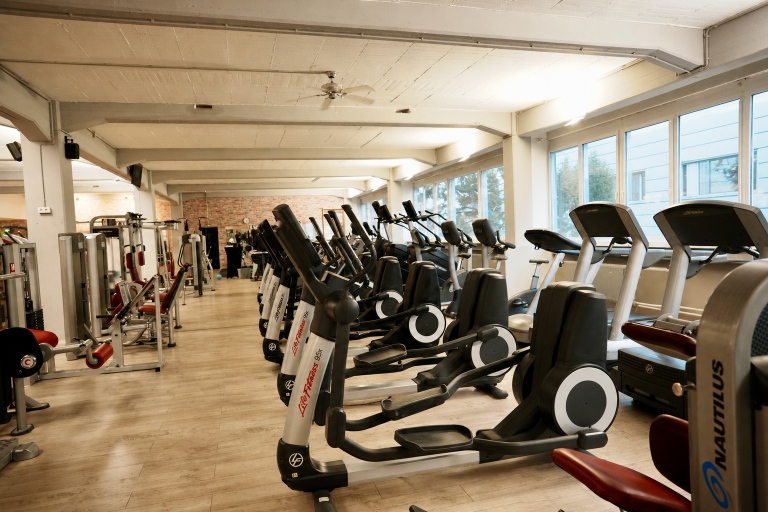
#> input picture F9 fotos/Cardio-neu.png, 1536 x 1024 px (shown at 1/2 size)
$ python grade.py
#> lines starting #> are read from the running program, lines starting #| are printed output that depends on the picture
#!/usr/bin/env python3
"""
Bildbearbeitung für die Website des Fitness Park Offenbach.

Die Originalaufnahmen haben einen kräftigen Gelbstich und wenig Tiefe.
Diese Routine bringt sie auf den Stil der Website: neutrale Weißtöne,
klare Schwärzen, zurückgenommene Nebenfarben — und ein Rot, das stehen
bleibt, weil es die Markenfarbe ist.

Aufruf:  python3 tools/grade.py
"""

import os
import glob
import unicodedata
from PIL import Image, ImageEnhance, ImageFilter, ImageChops

QUELLE = "f9 Fotos"
ZIEL = "assets/img/fotos"

# Ausgabebreiten je Verwendung
BREITEN = {
    "hero": [1800, 1200, 800],
    "streifen": [900, 600],
}


# ---------------------------------------------------------------- Weißabgleich
def kuehlen(im, rot=0.975, gruen=0.995, blau=1.055):
    """Nimmt den Gelbstich zurück, ohne die Rottöne auszubluten."""
    r, g, b = im.split()
    r = r.point(lambda v: min(255, int(v * rot)))
    g = g.point(lambda v: min(255, int(v * gruen)))
    b = b.point(lambda v: min(255, int(v * blau)))
    return Image.merge("RGB", (r, g, b))


# ------------------------------------------------------------------- Tonwerte
def s_kurve(im, staerke=0.07, schwarzpunkt=1, lift=0.10, gamma=0.90):
    """
    Sehr zurückhaltende Kontrastkurve mit deutlicher Aufhellung.

    Die Studioaufnahmen sollen freundlich und offen wirken, nicht
    dramatisch. Deshalb wenig S-Kurve, dafür ein Gamma unter 1 (hebt die
    Mitteltöne) und ein leichter Lift, der die Tiefen aufmacht.
    """
    lut = []
    for v in range(256):
        x = max(0.0, (v - schwarzpunkt) / (255.0 - schwarzpunkt))
        s = x * x * (3 - 2 * x)
        y = x + (s - x) * staerke
        y = y ** gamma                 # Mitteltöne anheben
        y = lift / 255.0 + y * (1 - lift / 255.0)
        lut.append(max(0, min(255, int(y * 255))))
    return im.point(lut * 3)


# ------------------------------------------------- Farbe: Rot halten, Rest ruhig
def hue_maske(staerke_rot=255, staerke_gruen=118, staerke_rest=186):
    """
    Nachschlagetabelle über den Farbton (0=Rot, 85=Grün, 170=Blau).
    Rot bleibt voll gesättigt, Grün und Gelb werden deutlich beruhigt —
    sonst kämpft die grüne Wand im Saunabereich gegen das Markenrot.
    """
#> called with staerke_rot = 255, staerke_gruen = 118, staerke_rest = 186
    lut = []
    for h in range(256):
        # Abstand zum Rotpunkt, zyklisch über 256
        d_rot = min(h, 256 - h)
        # Abstand zum Gelb-Grün-Bereich (Mitte etwa 55)
        d_gruen = abs(h - 58)

        if d_rot <= 14:
            v = staerke_rot
        elif d_rot <= 34:
            t = (d_rot - 14) / 20.0
            v = staerke_rot + (staerke_rest - staerke_rot) * t
        elif d_gruen <= 34:
            v = staerke_gruen
        elif d_gruen <= 60:
            t = (d_gruen - 34) / 26.0
            v = staerke_gruen + (staerke_rest - staerke_gruen) * t
        else:
            v = staerke_rest
        lut.append(int(v))
    return lut


MASKE = hue_maske()


def farbe_lenken(im):
    """Sättigung farbtonabhängig steuern."""
    hsv = im.convert("HSV")
    h, s, v = hsv.split()
    faktor = h.point(MASKE)
    s = ImageChops.multiply(s, faktor)
    return Image.merge("HSV", (h, s, v)).convert("RGB")


# ------------------------------------------------------------------ Gesamtlauf
def zuschneiden(im, box):
    """Relativer Ausschnitt (links, oben, rechts, unten) je 0…1."""
    b, h = im.size
    return im.crop((round(box[0] * b), round(box[1] * h),
                    round(box[2] * b), round(box[3] * h)))


def bearbeiten(im, ausschnitt=None):
    im = im.convert("RGB")
    if ausschnitt:
        im = zuschneiden(im, ausschnitt)
    im = kuehlen(im)
    im = s_kurve(im)
    im = farbe_lenken(im)
    im = ImageEnhance.Contrast(im).enhance(1.02)
    im = ImageEnhance.Brightness(im).enhance(1.09)
    return im


def speichern(im, basis, breiten):
    """Speichert je Breite eine WebP- und eine JPEG-Fassung."""
    ergebnis = []
    for b in breiten:
        if im.width <= b:
            k = im.copy()
        else:
            k = im.resize((b, round(im.height * b / im.width)), Image.LANCZOS)
        # Nach dem Verkleinern nachschärfen, sonst wirkt es weich
        k = k.filter(ImageFilter.UnsharpMask(radius=1.0, percent=68, threshold=3))

        webp = f"{ZIEL}/{basis}-{b}.webp"
        jpg = f"{ZIEL}/{basis}-{b}.jpg"
        k.save(webp, "WEBP", quality=80, method=6)
        k.save(jpg, "JPEG", quality=82, optimize=True, progressive=True)
        ergebnis.append((b, k.size, os.path.getsize(webp), os.path.getsize(jpg)))
    return ergebnis


# Zuordnung Datei → Name auf der Website → Verwendungen
# Alle Fotos laufen im Bildstreifen; die Trainingsfläche zusätzlich im Hero.
# Dritter Eintrag: relativer Ausschnitt für hochkante Aufnahmen.
# Der Kursraum ist im Hochformat fotografiert — der Ausschnitt legt sich
# auf Spiegelwand und Fensterfront, der leere Boden darunter fällt weg.
PLAN = {
    "Kursraum.jpg":            ("kursraum",     ["streifen"], (0.0, 0.22, 1.0, 0.72)),
    "trainingsfläche 1..JPG":  ("kraftbereich", ["streifen"]),
    "Cardio-neu.png":          ("cardio",       ["streifen"]),
    "Milon zirkel.JPG":        ("milon",        ["streifen"]),
    "Sauna Ruheraum.png":      ("sauna",        ["streifen"]),
    "Umkleide.JPG":            ("umkleide",     ["streifen"]),
    "terasse f9.png":          ("terrasse",     ["streifen"]),
}


def main():
    os.makedirs(ZIEL, exist_ok=True)
    gesamt_webp = gesamt_jpg = 0

    # macOS legt Dateinamen in zerlegter Unicode-Form ab ("a" + Trema),
    # Python-Literale sind zusammengesetzt. Ohne Normalisierung findet
    # der Vergleich alle Dateien mit Umlaut nicht.
    plan = {unicodedata.normalize("NFC", k): v for k, v in PLAN.items()}
    gefunden = set()

    for datei in sorted(glob.glob(f"{QUELLE}/*")):
        name = unicodedata.normalize("NFC", os.path.basename(datei))
        if name not in plan:
            continue
        gefunden.add(name)
        eintrag = plan[name]
        basis, verwendungen = eintrag[0], eintrag[1]
        ausschnitt = eintrag[2] if len(eintrag) > 2 else None

        im = Image.open(datei)
#> im is the input picture: PIL image 1536x1024 RGB; mean R, G, B 145.3, 128.9, 106.4
        print(f"\n{name}  ({im.width}×{im.height})  →  {basis}")
#| Cardio-neu.png  (1536×1024)  →  cardio
        im = bearbeiten(im, ausschnitt)
#> in kuehlen, `r, g, b = im.split()`:
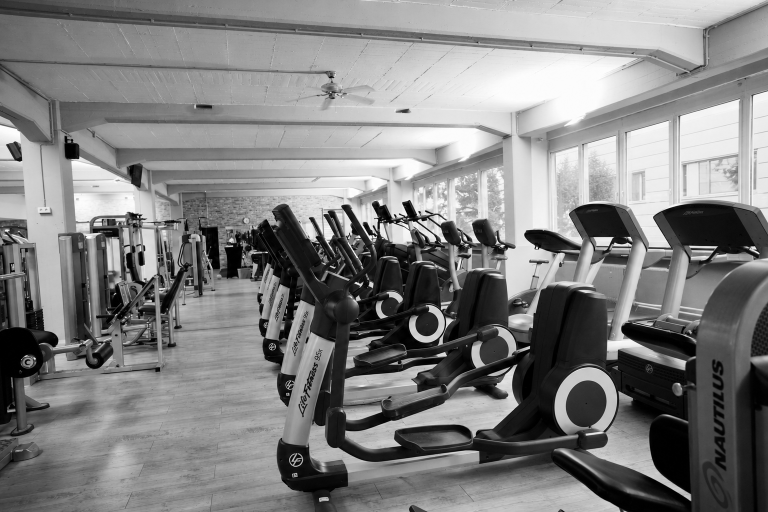
#> g: PIL image 1536x1024 L (shown at 1/2 size); min 0, max 255, mean 128.9
#> in kuehlen, `r, g, b = im.split()`:
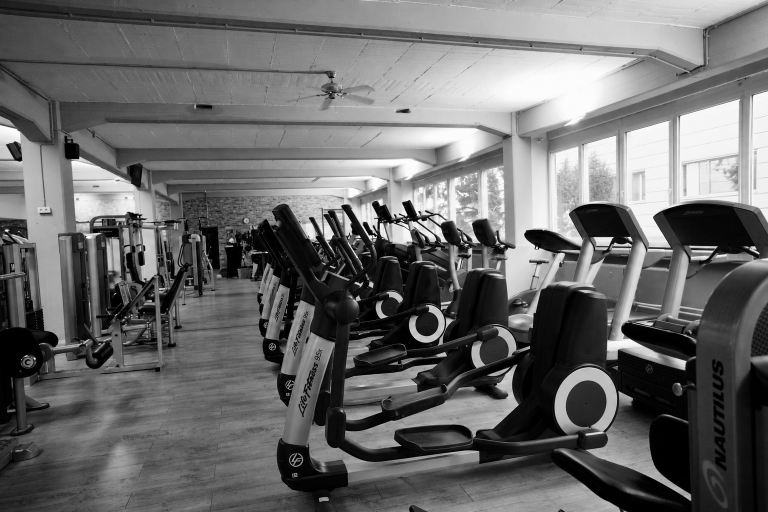
#> b: PIL image 1536x1024 L (shown at 1/2 size); min 0, max 255, mean 106.4
#> in farbe_lenken, `hsv = im.convert("HSV")`: hsv: PIL image 1536x1024 HSV; mean H, S, V 42.7, 78.3, 149.9
#> in farbe_lenken, `h, s, v = hsv.split()`:
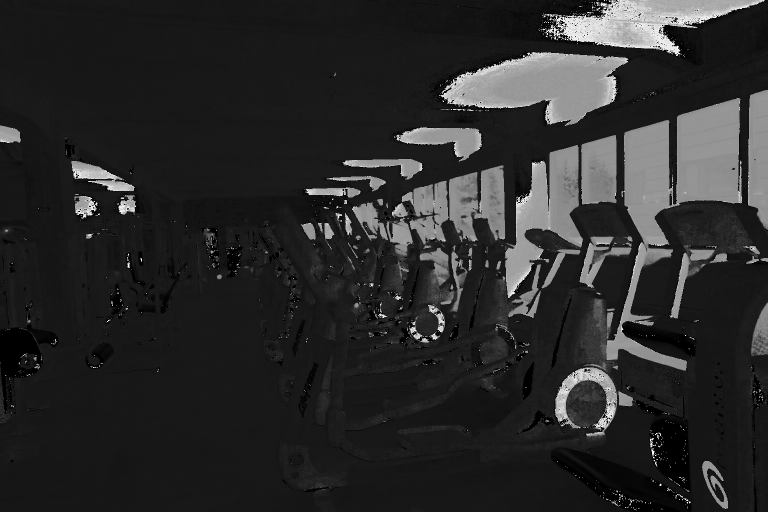
#> h: PIL image 1536x1024 L (shown at 1/2 size); min 0, max 254, mean 42.7
#> in farbe_lenken, `h, s, v = hsv.split()`:
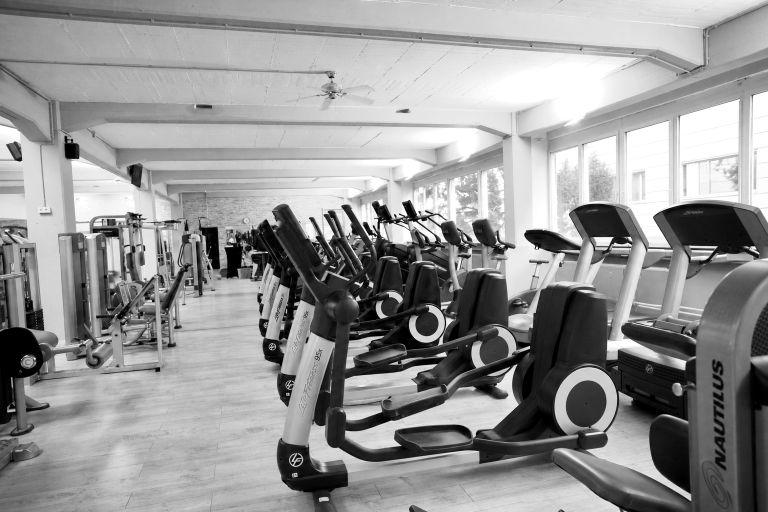
#> v: PIL image 1536x1024 L (shown at 1/2 size); min 0, max 255, mean 149.9
#> in farbe_lenken, `faktor = h.point(MASKE)`:
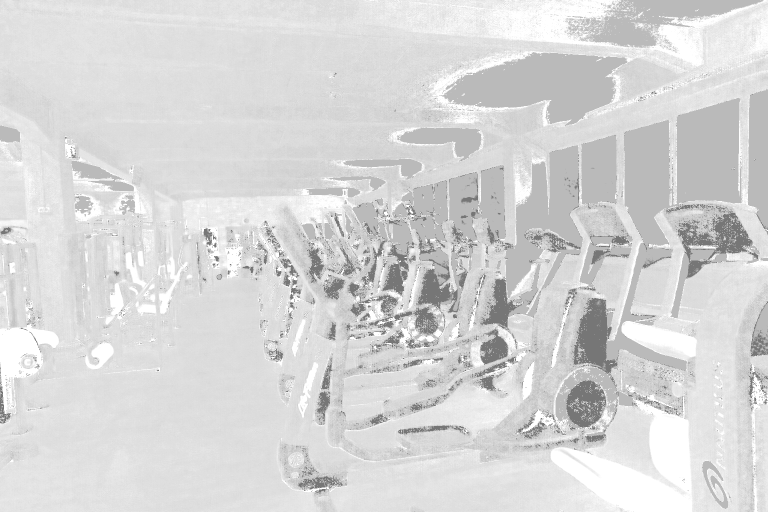
#> faktor: PIL image 1536x1024 L (shown at 1/2 size); min 118, max 255, mean 214.7
#> in farbe_lenken, `s = ImageChops.multiply(s, faktor)`:
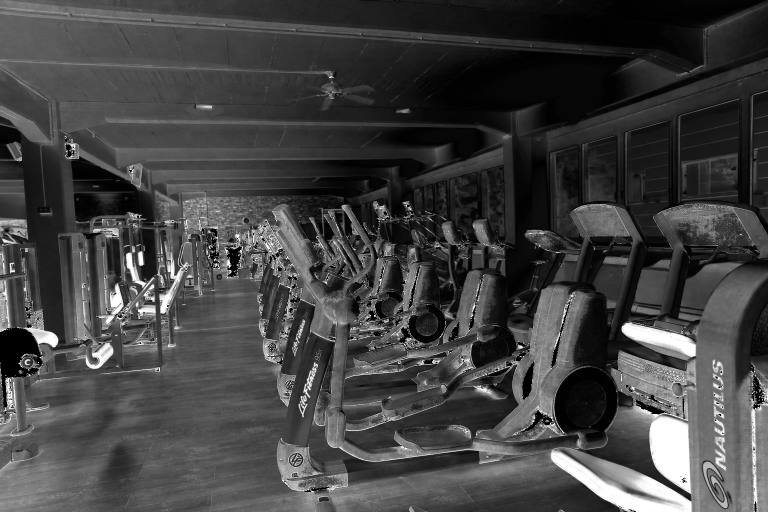
#> s: PIL image 1536x1024 L (shown at 1/2 size); min 0, max 255, mean 66.4

        breiten = sorted({b for v in verwendungen for b in BREITEN[v]}, reverse=True)
        for b, groesse, w, j in speichern(im, basis, breiten):
#> in speichern, `k.save(webp, "WEBP", quality=80, method=6)`:
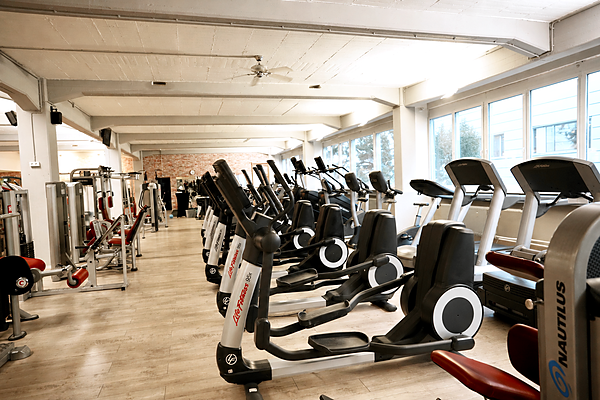
#> saved as cardio-600.webp: PIL image 600x400 RGB; mean R, G, B 160, 146.1, 130
            print(f"   {groesse[0]:>5}×{groesse[1]:<5}  webp {w//1024:>4} KB   jpg {j//1024:>4} KB")
            gesamt_webp += w
            gesamt_jpg += j
#> this loop made 2 passes
#|      900×600    webp   88 KB   jpg  124 KB
#|      600×400    webp   48 KB   jpg   64 KB
#> after the loop, gesamt_jpg = 193667; gesamt_webp = 141156
#> pass 2 of the loop in main, `for datei in sorted(glob.glob(f"{QUELLE}/*")):`:
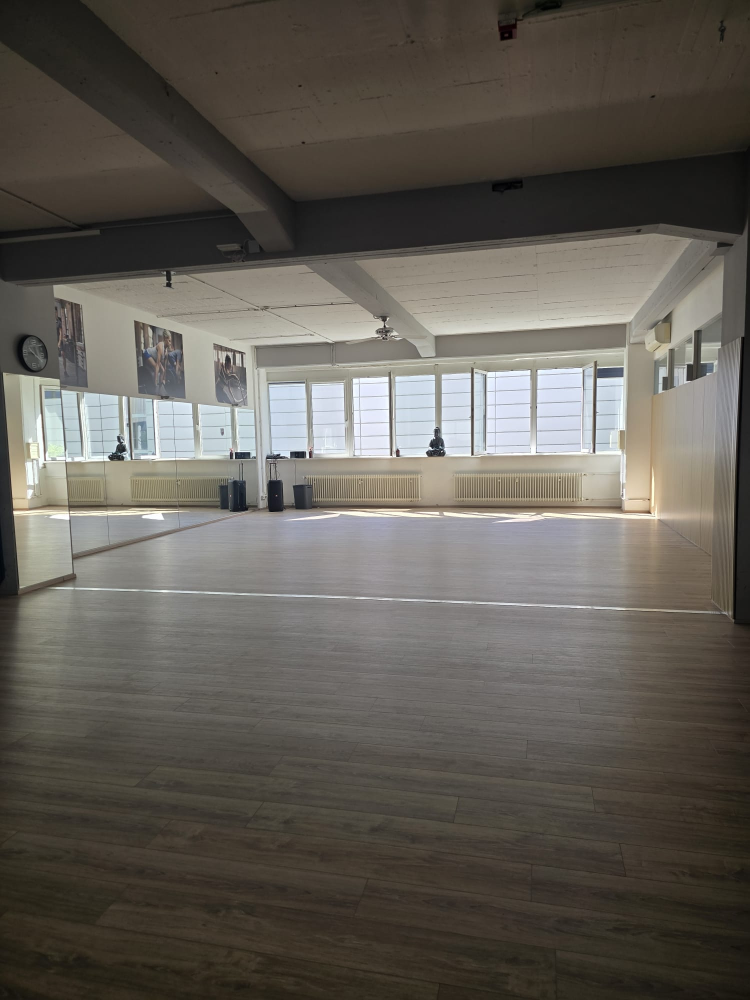
#> input picture F9 fotos/Kursraum.jpg, 1500 x 2000 px (shown at 1/2 size)
#> in main, im is the input picture: PIL image 1500x2000 RGB; mean R, G, B 97.9, 93.4, 86.2
#| Kursraum.jpg  (1500×2000)  →  kursraum
#> hsv: PIL image 1500x1000 HSV; mean H, S, V 101.5, 18.9, 143.9
#> v: PIL image 1500x1000 L
#> faktor: PIL image 1500x1000 L
#> in farbe_lenken (call 2), `return Image.merge("HSV", (h, s, v)).convert("RGB")`:
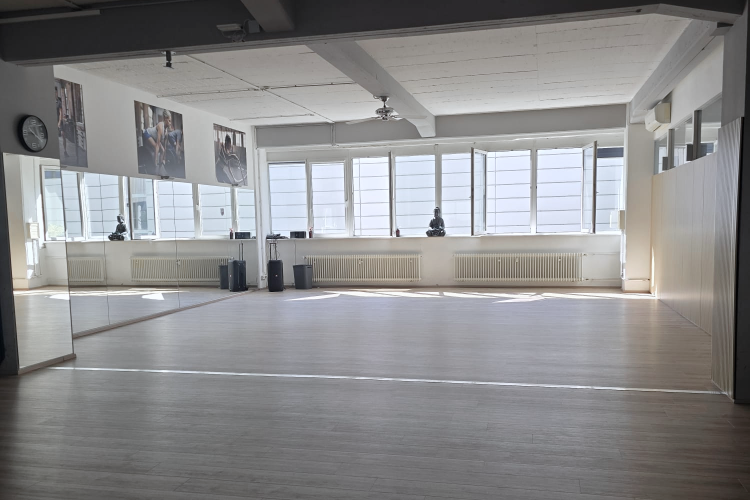
#> returned value: PIL image 1500x1000 RGB (shown at 1/2 size); mean R, G, B 139.7, 139.4, 140.3
#> breiten = [900, 600]
#> in speichern (call 2), `k.save(webp, "WEBP", quality=80, method=6)`:
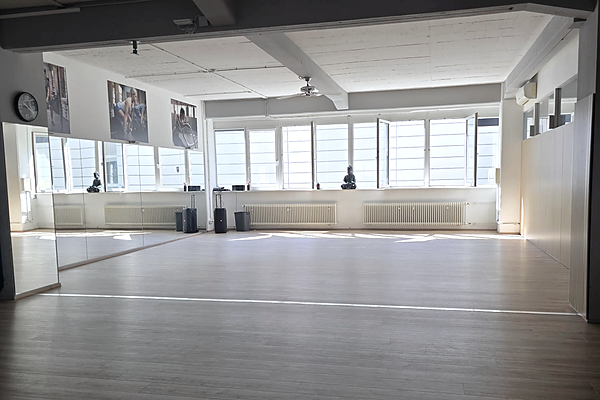
#> saved as kursraum-600.webp: PIL image 600x400 RGB; mean R, G, B 150.9, 150.3, 150.3
#> the loop in main, `for b, groesse, w, j in speichern(im, basis, breiten):` made 2 passes
#> (b, groesse, w, j, gesamt_webp, gesamt_jpg) on passes 1 to 2: (900, (900, 600), 51386, 86295, 192542, 279962), (600, (600, 400), 25438, 42105, 217980, 322067)
#> (printed output is left out)
#> after the loop in main, `for b, groesse, w, j in speichern(im, basis, breiten):`: gesamt_jpg = 322067; gesamt_webp = 217980
#> pass 3 of the loop in main, `for datei in sorted(glob.glob(f"{QUELLE}/*")):`:
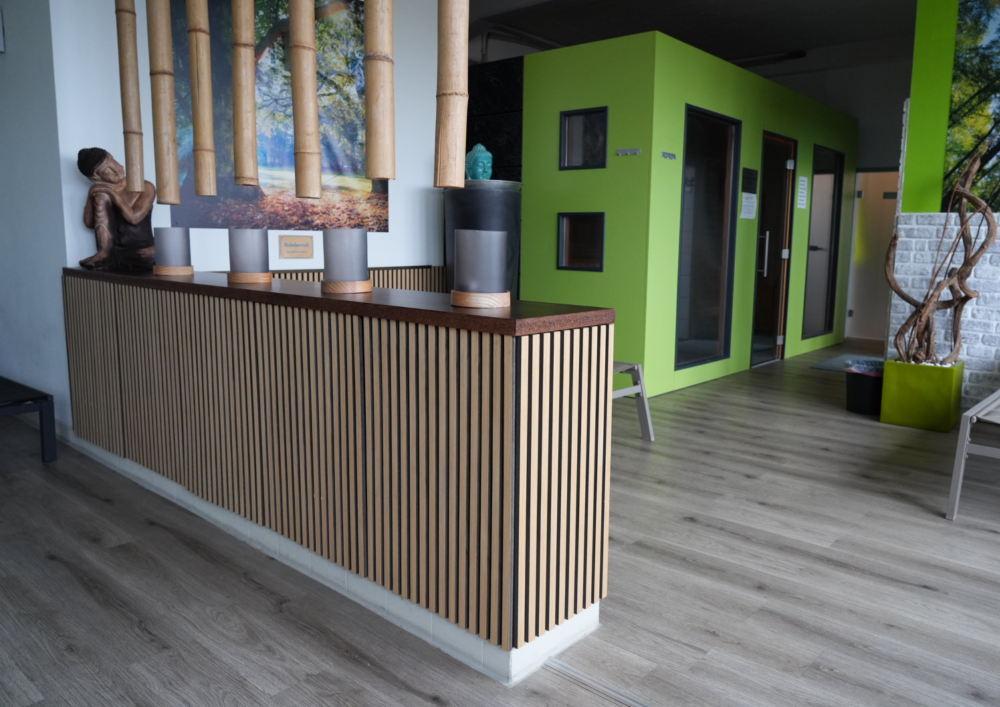
#> input picture F9 fotos/Sauna Ruheraum.png, 2000 x 1414 px (shown at 1/2 size)
#> in main, im is the input picture: PIL image 2000x1414 RGB; mean R, G, B 102, 104.7, 96.5
#| Sauna Ruheraum.png  (2000×1414)  →  sauna
#> in kuehlen (call 3), `r, g, b = im.split()`:
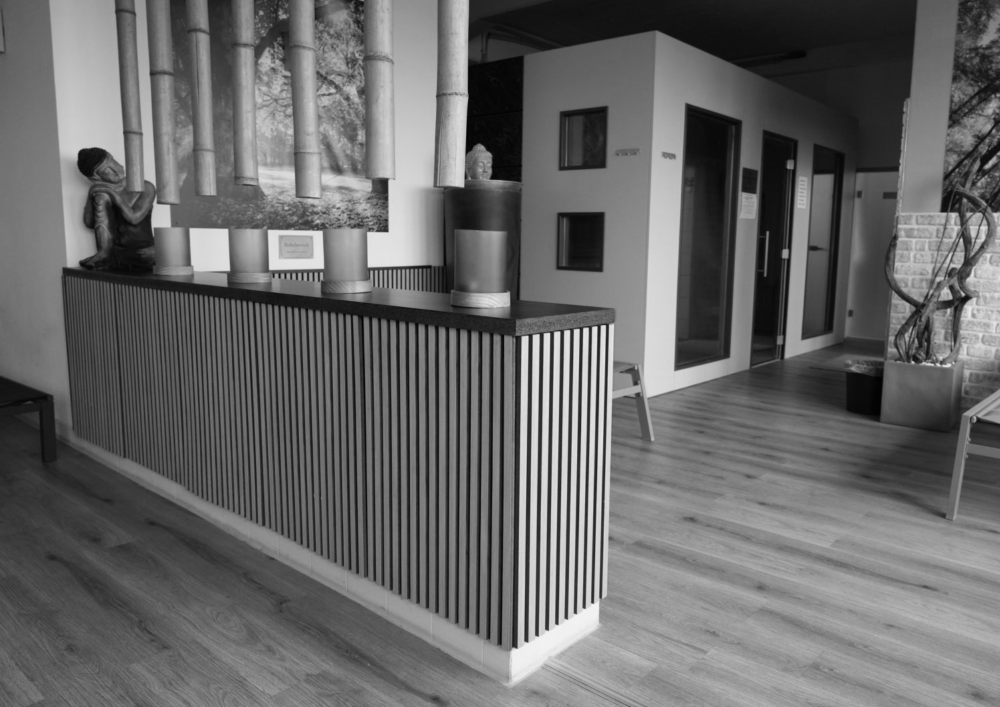
#> g: PIL image 2000x1414 L (shown at 1/2 size); min 0, max 245, mean 104.7
#> in kuehlen (call 3), `r, g, b = im.split()`:
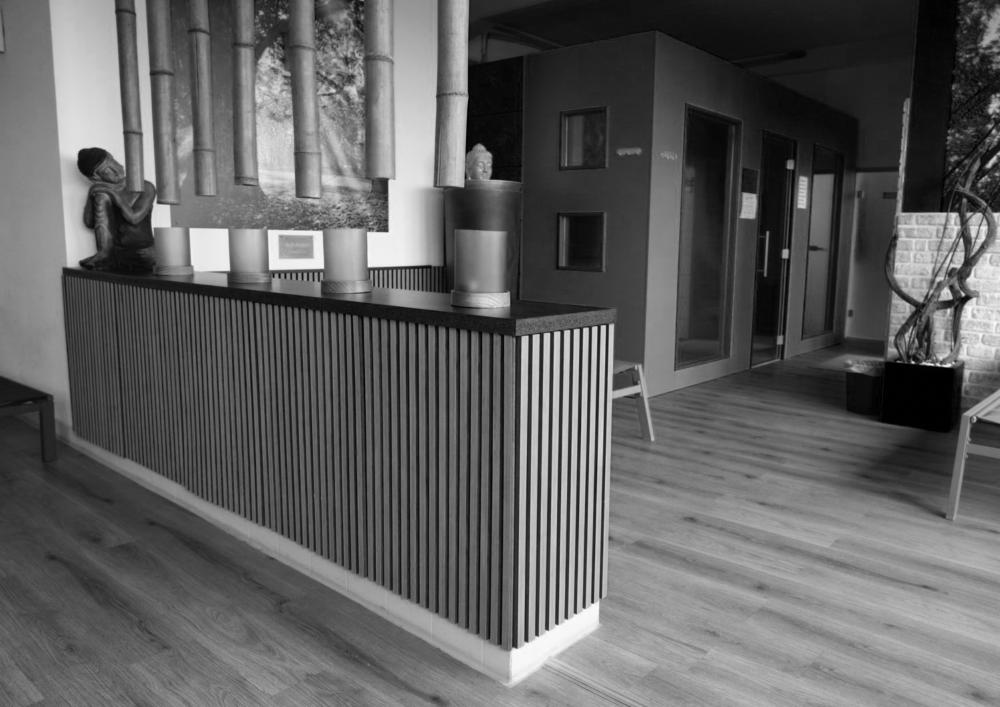
#> b: PIL image 2000x1414 L (shown at 1/2 size); min 0, max 253, mean 96.5
#> the loop in main, `for b, groesse, w, j in speichern(im, basis, breiten):` made 2 passes
#> (b, groesse, w, j, gesamt_webp, gesamt_jpg) on passes 1 to 2: (900, (900, 636), 65892, 107206, 283872, 429273), (600, (600, 424), 38484, 55170, 322356, 484443)
#> (printed output is left out)
#> after the loop in main, `for b, groesse, w, j in speichern(im, basis, breiten):`: gesamt_jpg = 484443; gesamt_webp = 322356
#> the loop made 4 passes; the first 3 are shown

    fehlend = set(plan) - gefunden
    if fehlend:
        print("\nNicht gefunden: " + ", ".join(sorted(fehlend)))

    print(f"\nGesamt: WebP {gesamt_webp//1024} KB, JPEG {gesamt_jpg//1024} KB")


if __name__ == "__main__":
    main()
